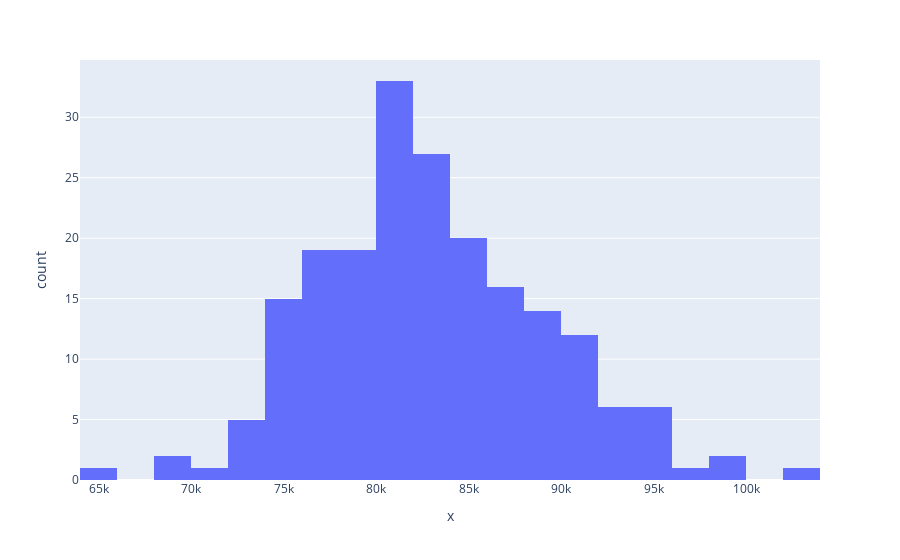

Here is the notebook cell this chart was saved with:
### Code cell
import plotly.express as px
df = px.data.tips()
fig = px.histogram(df, x=sample_median)
fig.show()

### Figure 1 — Plotly figure (JSON) as saved in the notebook; plotly's stock layout.template omitted (floating-point values rounded to 4 significant figures; data arrays with more than 128 entries replaced by an {"elided": "..."} marker saying what was removed)
{"data": [{"alignmentgroup": "True", "bingroup": "x", "hovertemplate": "x=%{x}<br>count=%{y}<extra></extra>", "legendgroup": "", "marker": {"color": "#636efa", "pattern": {"shape": ""}}, "name": "", "offsetgroup": "", "orientation": "v", "showlegend": false, "type": "histogram", "x": {"elided": "200 float values"}, "xaxis": "x", "yaxis": "y"}], "layout": {"barmode": "relative", "legend": {"tracegroupgap": 0}, "margin": {"t": 60}, "xaxis": {"anchor": "y", "domain": [0, 1], "title": {"text": "x"}}, "yaxis": {"anchor": "x", "domain": [0, 1], "title": {"text": "count"}}}}
